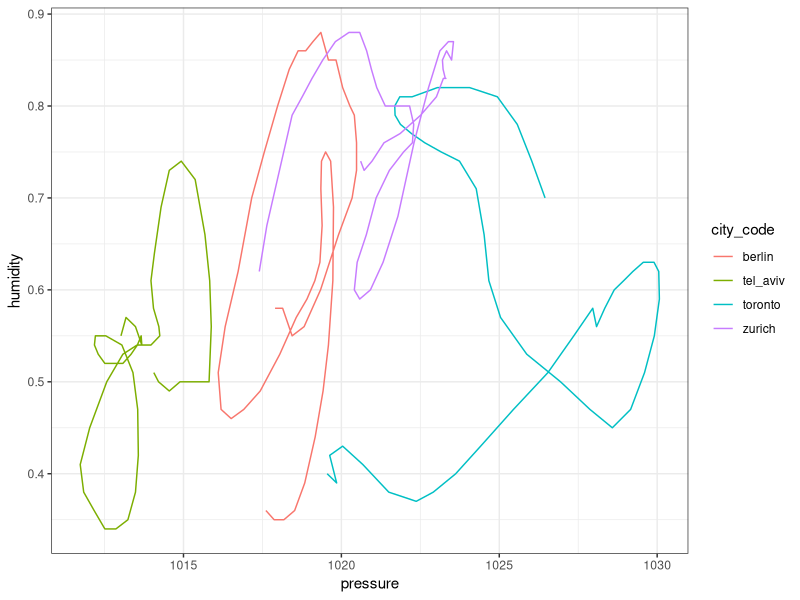
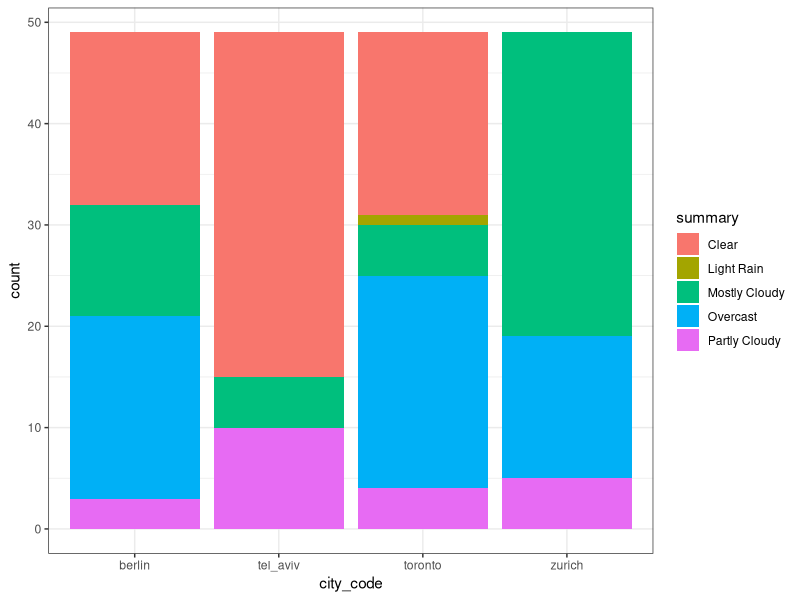
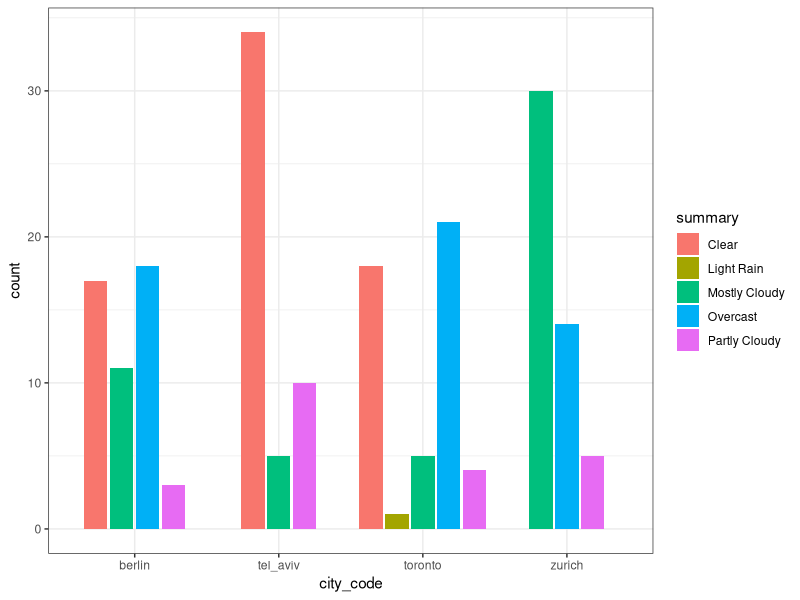
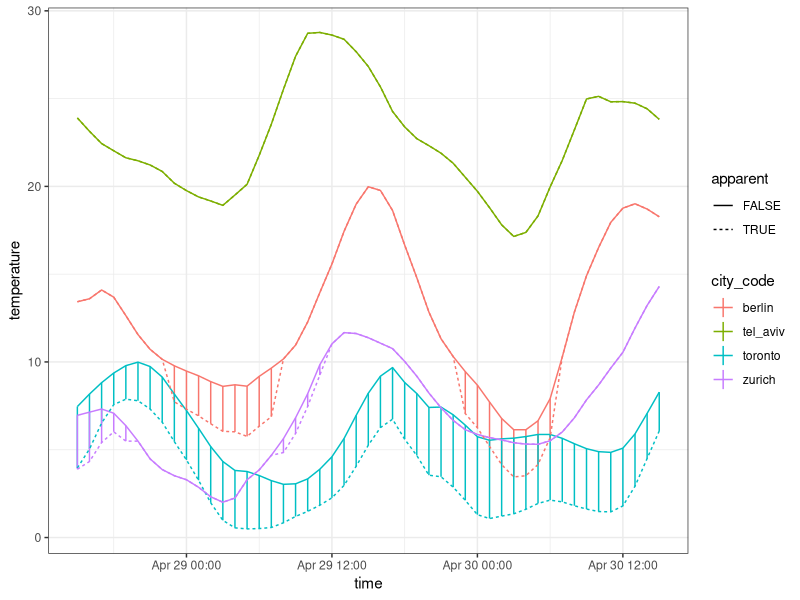
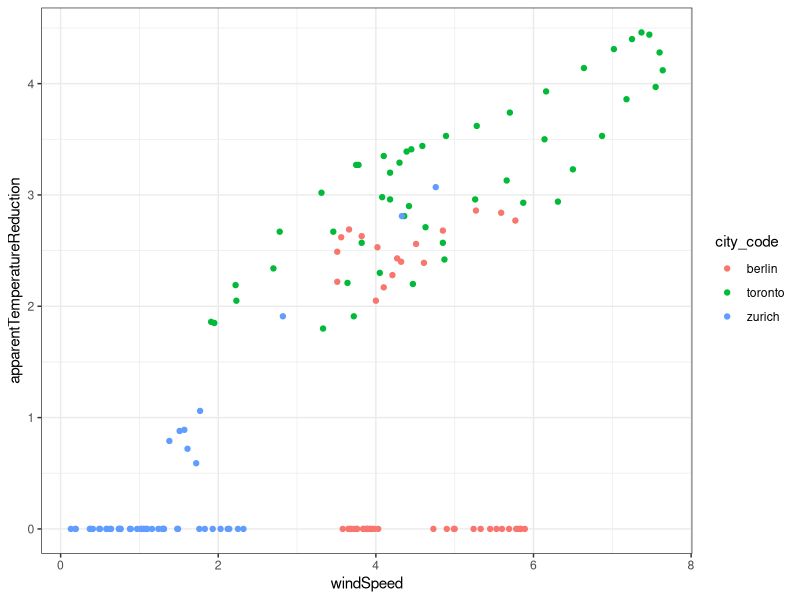

These figures' R source, in order:
# *********************************************************
# 01 - Function basics ----
# URL: https://krlmlr.github.io/tidyprog/index.html
# *********************************************************

## Load packages ----
library(tidyverse)
library(readxl)
library(here)

## 1.2.1 Data ----
# Hourly weather measurements in four cities between 2019-04-28, 3pm
# and 2019-04-30, 3pm (49 observations per city).
berlin   <- read_excel(path = "data/weather/berlin.xlsx")
toronto  <- read_excel(path = "data/weather/toronto.xlsx")
tel_aviv <- read_excel(path = "data/weather/tel_aviv.xlsx")
zurich   <- read_excel(path = "data/weather/zurich.xlsx")

weather_data <- bind_rows(
  berlin = berlin,
  toronto = toronto,
  tel_aviv = tel_aviv,
  zurich = zurich,
  .id = "city_code"
)

### .2.2 Exploration
weather_data

# Plot humidity vs pressure
weather_data |> 
  ggplot(mapping = aes(x = pressure, y = humidity, color = city_code)) +
  geom_path() +
  theme_bw()

# Number of occurrences of types of weather per city
weather_data |> 
  ggplot(mapping = aes(x = city_code)) +
  geom_bar(mapping = aes(fill = summary)) +
  theme_bw()

weather_data |> 
  ggplot(mapping = aes(x = city_code)) +
  geom_bar(mapping = aes(fill = summary), position = position_dodge2("dodge", preserve = "single")) +
  theme_bw()

# Line plot with different line types and additional visualization
# of the line range (here, difference between apparent and
# actual temperature):
temperature_data <- weather_data |> 
  select(city_code, time, temperature, apparentTemperature) |> 
  gather(kind, temperature, -city_code, -time) |> 
  mutate(
    apparent = (kind == "apparentTemperature")
  ) |> 
  select(-kind)

temperature_data

temperature_data |> 
  ggplot(mapping = aes(x = time, color = city_code)) +
  geom_linerange(data = weather_data, mapping = aes(ymin = temperature, ymax = apparentTemperature)) +
  geom_line(mapping = aes(linetype = apparent, y = temperature)) +
  theme_bw()

# Relation of temperature difference between actual and apparent temperature
# (cf. line range in last plot) with wind speed, shown as scatter plot.
weather_data |> 
  mutate(
    apparentTemperatureReduction = temperature - apparentTemperature
  ) |> 
  filter(city_code != "tel_aviv") |> 
  ggplot(mapping = aes(x = windSpeed, y = apparentTemperatureReduction)) +
  geom_point(mapping = aes(color = city_code)) +
  theme_bw()

### 1.2.3 Further dplyr transformations ----

# Compare measurements of the same observable at two different
# points in time by adding a lag column:
weather_data |> 
  group_by(city_code) |> 
  mutate_at(.vars = vars(temperature, pressure, humidity), .funs = list(lag = lag)) |> 
  ungroup()

# Count observations per category or combinations of categories:
weather_data |> 
  count(city_code)
# 49 observations per city

weather_data |> 
  count(city_code, summary)

# Use summarize() to create a tibble with mean and maximum temperature
# for each city:
weather_data |> 
  group_by(city_code) |> 
  summarize(
    temperature_mean = mean(temperature),
    temperature_max = max(temperature)
  ) |> 
  ungroup()

# Compute and display summary data for all numeric variables
weather_data |> 
  group_by(city_code) |> 
  summarize_if(
    .predicate = is.numeric, 
    .funs = list(
      mean = mean,
      sd = sd,
      min = min,
      max = max
      )
    ) |> 
  ungroup() |> 
  gather(key, value, -city_code) |> 
  separate(col = key, into = c("indicator", "fun")) |> 
  xtabs(formula = value ~ city_code + indicator + fun) |> 
  ftable()

# END